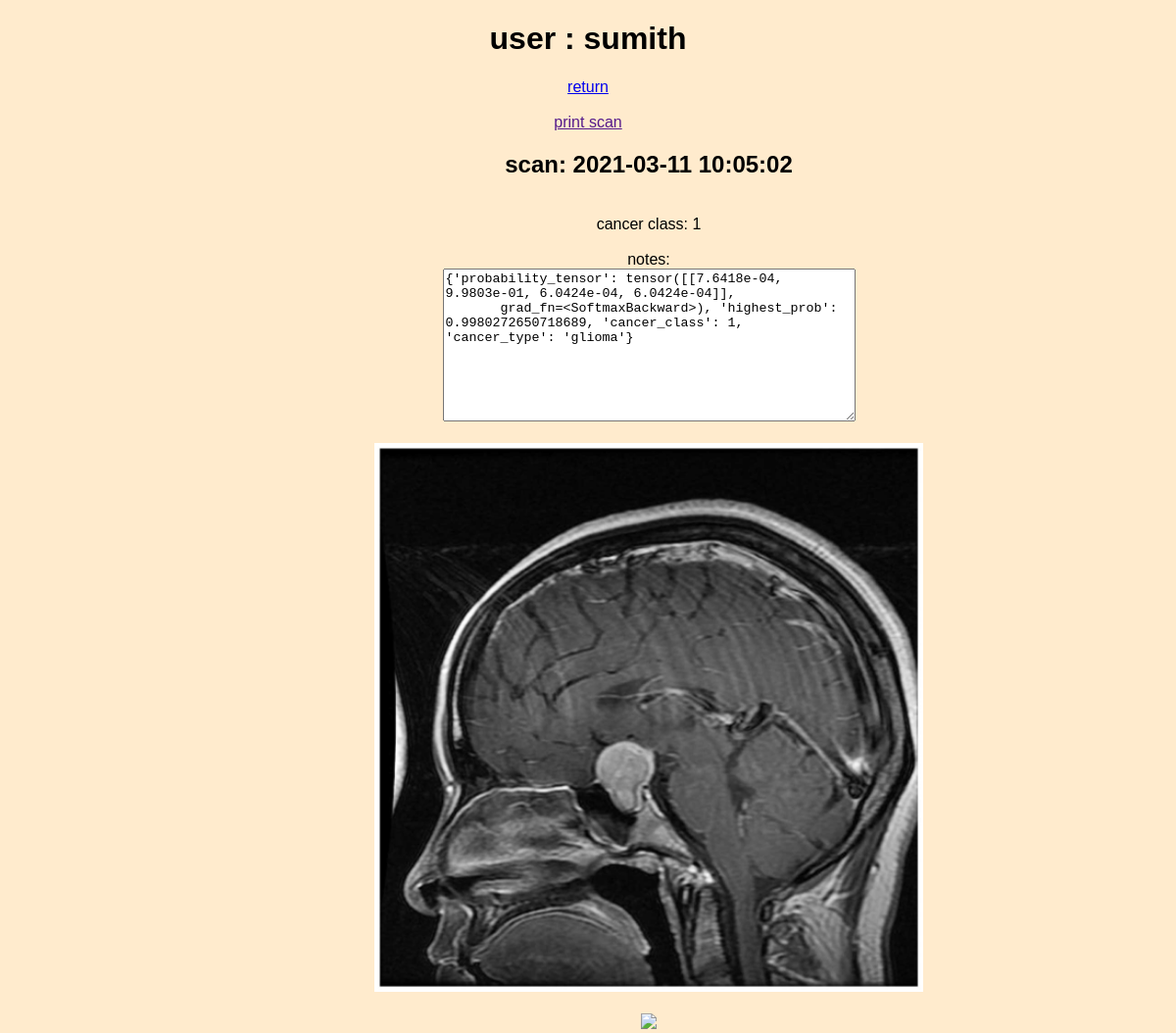
Screenshot of /view/1/50 with the database file from the repository.
### app.py (models this page shows, shortened)
class Images(db.Model):
    __bind_key__ = 'images'
    id = db.Column(db.Integer, primary_key=True)
    user_id = db.Column(db.Integer, ForeignKey(Users.id), nullable=True)
    image_path = db.Column(db.String(200), nullable=False)
    cancer_class = db.Column(db.Integer, nullable=True)
    scan_image_path = db.Column(db.String(200), nullable=True)
    notes = db.Column(db.String(200), nullable=True)
    date_time_added = db.Column(db.String(10))

### app.py (the view)
@app.route('/view/<int:userid>/<int:scanid>')
def view(userid, scanid):
    if userid == 0:
        user = userid
    else:
        user = Users.query.get_or_404(userid)
    return render_template('view_scan.html',
                           user=user,
                           scan=Images.query.get_or_404(scanid))

### app.py (called while the page is built)
@app.after_request
def add_header(r):
    r.cache_control.max_age = 0
    print('no cache')
    return r

### templates/view_scan.html (shortened to what this page needs)
{% extends 'base.html' %}
{% block body %}
{% if user.username %}
    <h1>user : {{user.username}}</h1>
{% else %}
    <h1>user : guest</h1>
{% endif %}
<a href='/user/{{scan.user_id}}'>return</a>
<br>
<br>
<a id='print_link' href=''>print scan</a>
<div style='width: 700px; position: relative; left: 26%;'>
    <h2>scan: {{scan.date_time_added}}</h2>
    <br>
    <a>cancer class: {{scan.cancer_class}}</a>
    <br>
    <br>
    <a>notes:</a>
    <br>
    <textarea readonly rows="10" cols="50" >{{scan.notes}}</textarea>
    <br>
    <br>
    <img src={{scan.image_path}} width='80%'>
    <br>
    <br>
    <img src={{scan.scan_image_path}} width="80%" atl='scan'>
</div>
{% endblock %}

### static/css/main.css (style rules this page uses)
body { font-family: sans-serif; text-align: center; margin: 0px; padding: 0px; background-color: blanchedalmond; }

### rows the page displays
Images: date_time_added "2021-03-11 10:05:02", cancer_class "1", notes "{'probability_tensor': tensor([[7.6418e-04, 9.9803e-01, 6.0424e-04, 6.0424e-04]], grad_fn=<SoftmaxBackward>), 'highest_prob': 0.9980272650718689, 'cancer_class': 1, 'cancer_type': 'glioma'}", image_path (picture)

### other values shown
{{ user.username }} "sumith"
